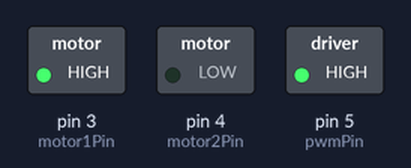
The sketch below on a simulated Arduino Uno, built with avr-gcc and run on an emulated ATmega328P. Parts: switched loads named in the sketch (green lamp = pin HIGH).

Above: at 0.1 s.
Timing chart, 0 to 1.6 s (numbered marks = the images above):
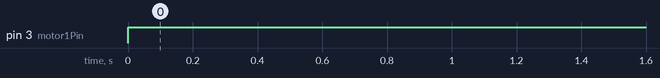

The sketch:

dcmotor.ino
```cpp
const int motor1Pin = 3;  // Motor driver leg 1 (pin 3, AIN1)
const int motor2Pin = 4;  // Motor driver leg 2 (pin 4, AIN2)
const int pwmPin = 5;     // Motor driver PWM pin

void setup() {
  // set all the other pins you're using as outputs:
  pinMode(motor1Pin, OUTPUT);
  pinMode(motor2Pin, OUTPUT);
  pinMode(pwmPin, OUTPUT);

  // set PWM enable pin high so that motor can turn on:
  digitalWrite(pwmPin, HIGH);
}

void loop() {
  digitalWrite(motor1Pin, HIGH);  // set leg 1 of the motor driver high
  digitalWrite(motor2Pin, LOW);   // set leg 2 of the motor driver low
}
```

Measured:
- by itself, pin 3 (motor1Pin): LOW → HIGH at 0.00 s
